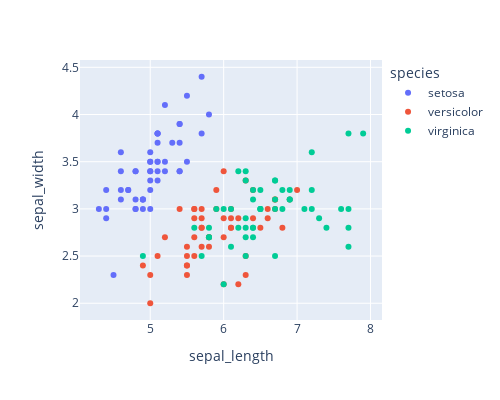

The cell this chart's notebook holds for it:
### Code cell
# Simple scatter plot
df = px.data.iris() # plotly has some built in datasets (like seaborn and plotnine)

fig = px.scatter(df, x="sepal_length", y="sepal_width",color='species', width=500, height=400)
fig.show()

### Figure 1 — Plotly figure (JSON) as saved in the notebook; plotly's stock layout.template omitted (floating-point values rounded to 4 significant figures)
{"data": [{"hovertemplate": "species=setosa<br>sepal_length=%{x}<br>sepal_width=%{y}<extra></extra>", "legendgroup": "setosa", "marker": {"color": "#636efa", "symbol": "circle"}, "mode": "markers", "name": "setosa", "orientation": "v", "showlegend": true, "type": "scatter", "x": [5.1, 4.9, 4.7, 4.6, 5, 5.4, 4.6, 5, 4.4, 4.9, 5.4, 4.8, 4.8, 4.3, 5.8, 5.7, 5.4, 5.1, 5.7, 5.1, 5.4, 5.1, 4.6, 5.1, 4.8, 5, 5, 5.2, 5.2, 4.7, 4.8, 5.4, 5.2, 5.5, 4.9, 5, 5.5, 4.9, 4.4, 5.1, 5, 4.5, 4.4, 5, 5.1, 4.8, 5.1, 4.6, 5.3, 5], "xaxis": "x", "y": [3.5, 3, 3.2, 3.1, 3.6, 3.9, 3.4, 3.4, 2.9, 3.1, 3.7, 3.4, 3, 3, 4, 4.4, 3.9, 3.5, 3.8, 3.8, 3.4, 3.7, 3.6, 3.3, 3.4, 3, 3.4, 3.5, 3.4, 3.2, 3.1, 3.4, 4.1, 4.2, 3.1, 3.2, 3.5, 3.1, 3, 3.4, 3.5, 2.3, 3.2, 3.5, 3.8, 3, 3.8, 3.2, 3.7, 3.3], "yaxis": "y"}, {"hovertemplate": "species=versicolor<br>sepal_length=%{x}<br>sepal_width=%{y}<extra></extra>", "legendgroup": "versicolor", "marker": {"color": "#EF553B", "symbol": "circle"}, "mode": "markers", "name": "versicolor", "orientation": "v", "showlegend": true, "type": "scatter", "x": [7, 6.4, 6.9, 5.5, 6.5, 5.7, 6.3, 4.9, 6.6, 5.2, 5, 5.9, 6, 6.1, 5.6, 6.7, 5.6, 5.8, 6.2, 5.6, 5.9, 6.1, 6.3, 6.1, 6.4, 6.6, 6.8, 6.7, 6, 5.7, 5.5, 5.5, 5.8, 6, 5.4, 6, 6.7, 6.3, 5.6, 5.5, 5.5, 6.1, 5.8, 5, 5.6, 5.7, 5.7, 6.2, 5.1, 5.7], "xaxis": "x", "y": [3.2, 3.2, 3.1, 2.3, 2.8, 2.8, 3.3, 2.4, 2.9, 2.7, 2, 3, 2.2, 2.9, 2.9, 3.1, 3, 2.7, 2.2, 2.5, 3.2, 2.8, 2.5, 2.8, 2.9, 3, 2.8, 3, 2.9, 2.6, 2.4, 2.4, 2.7, 2.7, 3, 3.4, 3.1, 2.3, 3, 2.5, 2.6, 3, 2.6, 2.3, 2.7, 3, 2.9, 2.9, 2.5, 2.8], "yaxis": "y"}, {"hovertemplate": "species=virginica<br>sepal_length=%{x}<br>sepal_width=%{y}<extra></extra>", "legendgroup": "virginica", "marker": {"color": "#00cc96", "symbol": "circle"}, "mode": "markers", "name": "virginica", "orientation": "v", "showlegend": true, "type": "scatter", "x": [6.3, 5.8, 7.1, 6.3, 6.5, 7.6, 4.9, 7.3, 6.7, 7.2, 6.5, 6.4, 6.8, 5.7, 5.8, 6.4, 6.5, 7.7, 7.7, 6, 6.9, 5.6, 7.7, 6.3, 6.7, 7.2, 6.2, 6.1, 6.4, 7.2, 7.4, 7.9, 6.4, 6.3, 6.1, 7.7, 6.3, 6.4, 6, 6.9, 6.7, 6.9, 5.8, 6.8, 6.7, 6.7, 6.3, 6.5, 6.2, 5.9], "xaxis": "x", "y": [3.3, 2.7, 3, 2.9, 3, 3, 2.5, 2.9, 2.5, 3.6, 3.2, 2.7, 3, 2.5, 2.8, 3.2, 3, 3.8, 2.6, 2.2, 3.2, 2.8, 2.8, 2.7, 3.3, 3.2, 2.8, 3, 2.8, 3, 2.8, 3.8, 2.8, 2.8, 2.6, 3, 3.4, 3.1, 3, 3.1, 3.1, 3.1, 2.7, 3.2, 3.3, 3, 2.5, 3, 3.4, 3], "yaxis": "y"}], "layout": {"height": 400, "legend": {"title": {"text": "species"}, "tracegroupgap": 0}, "margin": {"t": 60}, "width": 500, "xaxis": {"anchor": "y", "domain": [0, 1], "title": {"text": "sepal_length"}}, "yaxis": {"anchor": "x", "domain": [0, 1], "title": {"text": "sepal_width"}}}}
